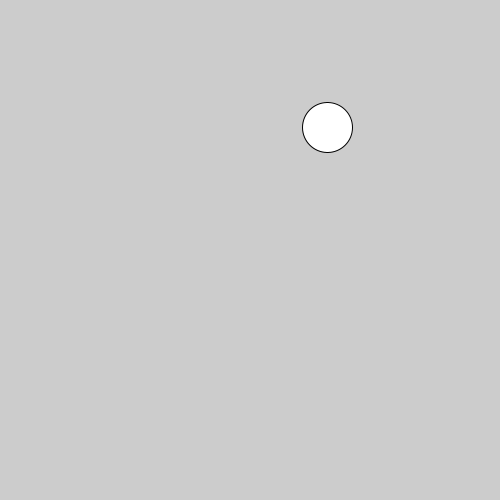
Frame 1 (no input)
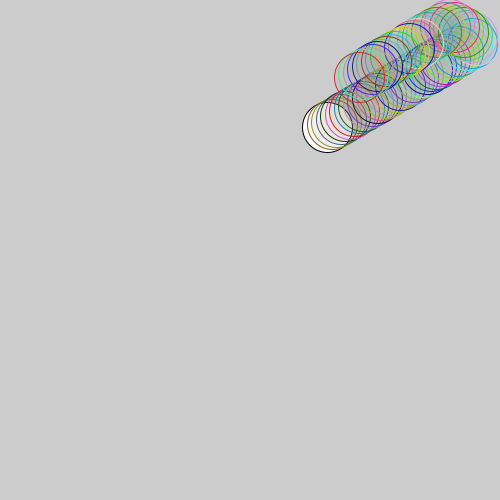
Frame 60 (the mouse pressed at the canvas centre just before this capture)
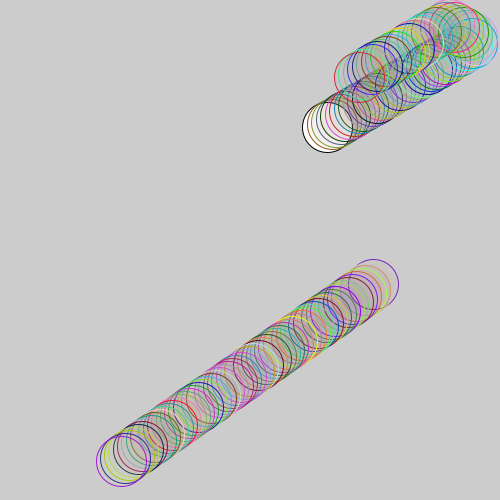
Frame 120 (the mouse held since frame 60 and released just before this capture)

The Processing sketch that drew these frames (run headless with seeded random() and noise(); from frame 60 on, the mouse is pressed at the canvas centre):

// Processing sketch: Dots_and_boundaries_open
// ── Dots_and_boundaries_open.pde
//create a VPvector
PVector pos;

PVector acc;

int speed = 5;

int i = 0;

void setup(){
  
  size(500,500);
  
  pos = new PVector(random(width),random(height),50);
  
  acc = new PVector(random(-speed,speed),random(-speed,speed),0);
}

void draw(){
  //background(0);
  
  pos.add(acc);
  
  //boundary
  if(pos.x > width-(pos.z/2) || pos.x < (pos.z/2)){
    acc.x = acc.x * -1;
  }
  if(pos.y > height-(pos.z/2) || pos.y < (pos.z/2)){
    acc.y = acc.y * -1;
  } 
  
  ellipse(pos.x, pos.y, pos.z, pos.z);
  fill(random(255),random(255),random(255),10);
  stroke(random(255),random(255),random(255));

}

void mousePressed(){
  pos = new PVector(random(width),random(height),50);
  
  acc = new PVector(random(-speed,speed),random(-speed,speed),0);
}
